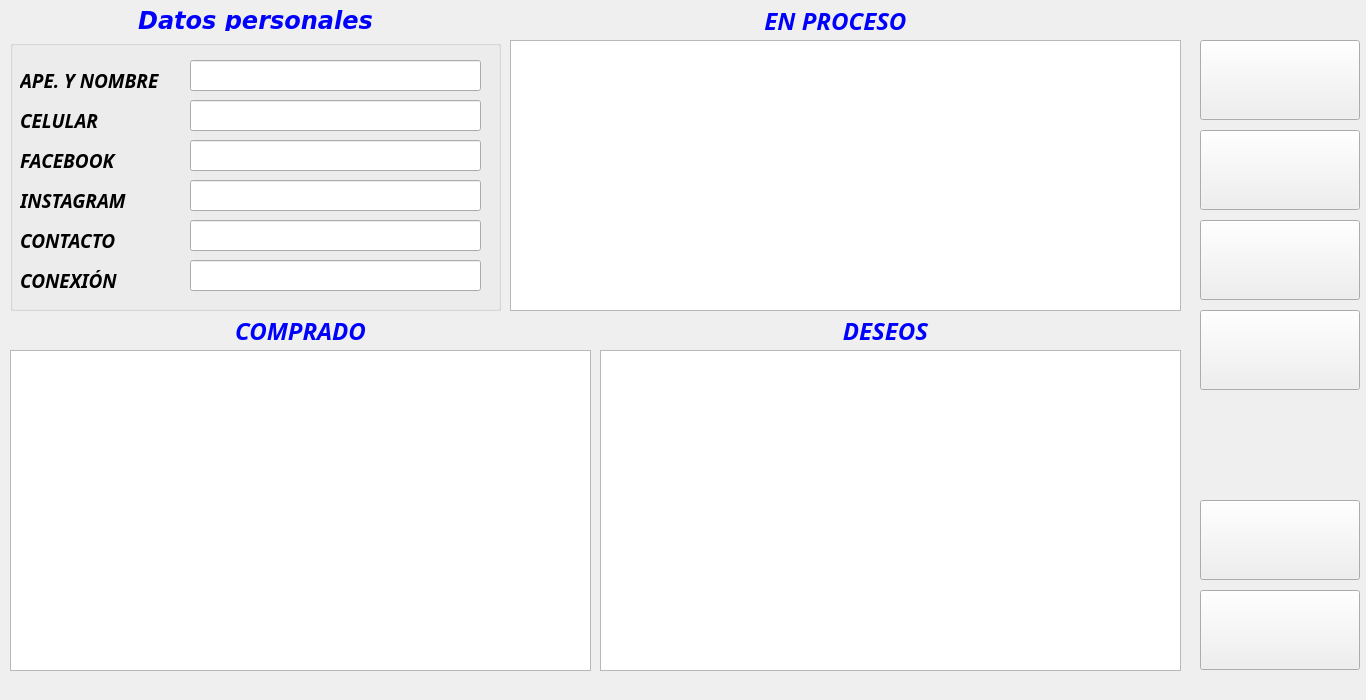
<?xml version="1.0" encoding="UTF-8"?>
<ui version="4.0">
 <class>Cliente_BD</class>
 <widget class="QMainWindow" name="Cliente_BD">
  <property name="geometry">
   <rect>
    <x>0</x>
    <y>0</y>
    <width>1366</width>
    <height>700</height>
   </rect>
  </property>
  <property name="font">
   <font>
    <family>Arial Black</family>
    <pointsize>14</pointsize>
    <weight>75</weight>
    <italic>true</italic>
    <bold>true</bold>
   </font>
  </property>
  <property name="windowTitle">
   <string>MainWindow</string>
  </property>
  <widget class="QWidget" name="centralwidget">
   <widget class="QLabel" name="label_7">
    <property name="geometry">
     <rect>
      <x>10</x>
      <y>320</y>
      <width>581</width>
      <height>21</height>
     </rect>
    </property>
    <property name="font">
     <font>
      <family>Candara</family>
      <pointsize>18</pointsize>
      <weight>75</weight>
      <bold>true</bold>
     </font>
    </property>
    <property name="styleSheet">
     <string notr="true">color: rgb(0, 0, 255);</string>
    </property>
    <property name="text">
     <string>COMPRADO</string>
    </property>
    <property name="alignment">
     <set>Qt::AlignCenter</set>
    </property>
   </widget>
   <widget class="QLabel" name="label_8">
    <property name="geometry">
     <rect>
      <x>500</x>
      <y>10</y>
      <width>671</width>
      <height>21</height>
     </rect>
    </property>
    <property name="font">
     <font>
      <family>Candara</family>
      <pointsize>18</pointsize>
      <weight>75</weight>
      <bold>true</bold>
     </font>
    </property>
    <property name="styleSheet">
     <string notr="true">color: rgb(0, 0, 255);</string>
    </property>
    <property name="text">
     <string>EN PROCESO</string>
    </property>
    <property name="alignment">
     <set>Qt::AlignCenter</set>
    </property>
   </widget>
   <widget class="QLabel" name="label_9">
    <property name="geometry">
     <rect>
      <x>600</x>
      <y>320</y>
      <width>571</width>
      <height>21</height>
     </rect>
    </property>
    <property name="font">
     <font>
      <family>Candara</family>
      <pointsize>18</pointsize>
      <weight>75</weight>
      <bold>true</bold>
     </font>
    </property>
    <property name="styleSheet">
     <string notr="true">color: rgb(0, 0, 255);</string>
    </property>
    <property name="text">
     <string>DESEOS</string>
    </property>
    <property name="alignment">
     <set>Qt::AlignCenter</set>
    </property>
   </widget>
   <widget class="QLabel" name="label_13">
    <property name="geometry">
     <rect>
      <x>10</x>
      <y>10</y>
      <width>491</width>
      <height>21</height>
     </rect>
    </property>
    <property name="font">
     <font>
      <family>DejaVu Sans</family>
      <pointsize>18</pointsize>
      <italic>true</italic>
     </font>
    </property>
    <property name="styleSheet">
     <string notr="true">color: rgb(0, 0, 255);</string>
    </property>
    <property name="text">
     <string>Datos personales</string>
    </property>
    <property name="alignment">
     <set>Qt::AlignCenter</set>
    </property>
   </widget>
   <widget class="QPushButton" name="push_Menu">
    <property name="geometry">
     <rect>
      <x>1200</x>
      <y>590</y>
      <width>160</width>
      <height>80</height>
     </rect>
    </property>
    <property name="font">
     <font>
      <family>Arial Black</family>
      <pointsize>16</pointsize>
      <weight>75</weight>
      <italic>true</italic>
      <bold>true</bold>
     </font>
    </property>
    <property name="text">
     <string/>
    </property>
    <property name="icon">
     <iconset>
      <normalon>../../icon/home.png</normalon>
     </iconset>
    </property>
    <property name="iconSize">
     <size>
      <width>60</width>
      <height>60</height>
     </size>
    </property>
   </widget>
   <widget class="QTextBrowser" name="text_Deseos">
    <property name="geometry">
     <rect>
      <x>600</x>
      <y>350</y>
      <width>581</width>
      <height>321</height>
     </rect>
    </property>
    <property name="font">
     <font>
      <family>Calibri</family>
      <weight>50</weight>
      <italic>false</italic>
      <bold>false</bold>
     </font>
    </property>
    <property name="html">
     <string>&lt;!DOCTYPE HTML PUBLIC &quot;-//W3C//DTD HTML 4.0//EN&quot; &quot;http://www.w3.org/TR/REC-html40/strict.dtd&quot;&gt;
&lt;html&gt;&lt;head&gt;&lt;meta name=&quot;qrichtext&quot; content=&quot;1&quot; /&gt;&lt;style type=&quot;text/css&quot;&gt;
p, li { white-space: pre-wrap; }
&lt;/style&gt;&lt;/head&gt;&lt;body style=&quot; font-family:'Calibri'; font-size:14pt; font-weight:400; font-style:normal;&quot;&gt;
&lt;p style=&quot;-qt-paragraph-type:empty; margin-top:0px; margin-bottom:0px; margin-left:0px; margin-right:0px; -qt-block-indent:0; text-indent:0px;&quot;&gt;&lt;br /&gt;&lt;/p&gt;&lt;/body&gt;&lt;/html&gt;</string>
    </property>
   </widget>
   <widget class="QTextBrowser" name="text_EnProceso">
    <property name="geometry">
     <rect>
      <x>510</x>
      <y>40</y>
      <width>671</width>
      <height>271</height>
     </rect>
    </property>
    <property name="font">
     <font>
      <family>Calibri</family>
      <weight>50</weight>
      <italic>false</italic>
      <bold>false</bold>
     </font>
    </property>
    <property name="html">
     <string>&lt;!DOCTYPE HTML PUBLIC &quot;-//W3C//DTD HTML 4.0//EN&quot; &quot;http://www.w3.org/TR/REC-html40/strict.dtd&quot;&gt;
&lt;html&gt;&lt;head&gt;&lt;meta name=&quot;qrichtext&quot; content=&quot;1&quot; /&gt;&lt;style type=&quot;text/css&quot;&gt;
p, li { white-space: pre-wrap; }
&lt;/style&gt;&lt;/head&gt;&lt;body style=&quot; font-family:'Calibri'; font-size:14pt; font-weight:400; font-style:normal;&quot;&gt;
&lt;p style=&quot;-qt-paragraph-type:empty; margin-top:0px; margin-bottom:0px; margin-left:0px; margin-right:0px; -qt-block-indent:0; text-indent:0px;&quot;&gt;&lt;br /&gt;&lt;/p&gt;
&lt;p style=&quot;-qt-paragraph-type:empty; margin-top:0px; margin-bottom:0px; margin-left:0px; margin-right:0px; -qt-block-indent:0; text-indent:0px;&quot;&gt;&lt;br /&gt;&lt;/p&gt;&lt;/body&gt;&lt;/html&gt;</string>
    </property>
   </widget>
   <widget class="QTextBrowser" name="text_Comprado">
    <property name="geometry">
     <rect>
      <x>10</x>
      <y>350</y>
      <width>581</width>
      <height>321</height>
     </rect>
    </property>
    <property name="font">
     <font>
      <family>Calibri</family>
      <weight>50</weight>
      <italic>false</italic>
      <bold>false</bold>
     </font>
    </property>
    <property name="html">
     <string>&lt;!DOCTYPE HTML PUBLIC &quot;-//W3C//DTD HTML 4.0//EN&quot; &quot;http://www.w3.org/TR/REC-html40/strict.dtd&quot;&gt;
&lt;html&gt;&lt;head&gt;&lt;meta name=&quot;qrichtext&quot; content=&quot;1&quot; /&gt;&lt;style type=&quot;text/css&quot;&gt;
p, li { white-space: pre-wrap; }
&lt;/style&gt;&lt;/head&gt;&lt;body style=&quot; font-family:'Calibri'; font-size:14pt; font-weight:400; font-style:normal;&quot;&gt;
&lt;p style=&quot;-qt-paragraph-type:empty; margin-top:0px; margin-bottom:0px; margin-left:0px; margin-right:0px; -qt-block-indent:0; text-indent:0px;&quot;&gt;&lt;br /&gt;&lt;/p&gt;&lt;/body&gt;&lt;/html&gt;</string>
    </property>
   </widget>
   <widget class="QPushButton" name="push_Ficha">
    <property name="geometry">
     <rect>
      <x>1200</x>
      <y>220</y>
      <width>160</width>
      <height>80</height>
     </rect>
    </property>
    <property name="font">
     <font>
      <family>Arial Black</family>
      <pointsize>16</pointsize>
      <weight>75</weight>
      <italic>true</italic>
      <bold>true</bold>
     </font>
    </property>
    <property name="text">
     <string/>
    </property>
    <property name="icon">
     <iconset>
      <normalon>../../icon/Ficha.png</normalon>
     </iconset>
    </property>
    <property name="iconSize">
     <size>
      <width>60</width>
      <height>60</height>
     </size>
    </property>
   </widget>
   <widget class="QPushButton" name="push_Buscar">
    <property name="geometry">
     <rect>
      <x>1200</x>
      <y>40</y>
      <width>160</width>
      <height>80</height>
     </rect>
    </property>
    <property name="font">
     <font>
      <family>Arial Black</family>
      <pointsize>16</pointsize>
      <weight>75</weight>
      <italic>true</italic>
      <bold>true</bold>
     </font>
    </property>
    <property name="text">
     <string/>
    </property>
    <property name="icon">
     <iconset>
      <normalon>../../icon/buscar persona.png</normalon>
     </iconset>
    </property>
    <property name="iconSize">
     <size>
      <width>60</width>
      <height>60</height>
     </size>
    </property>
   </widget>
   <widget class="QPushButton" name="push_Limpiar">
    <property name="geometry">
     <rect>
      <x>1200</x>
      <y>500</y>
      <width>160</width>
      <height>80</height>
     </rect>
    </property>
    <property name="font">
     <font>
      <family>Arial Black</family>
      <pointsize>16</pointsize>
      <weight>75</weight>
      <italic>true</italic>
      <bold>true</bold>
     </font>
    </property>
    <property name="text">
     <string/>
    </property>
    <property name="icon">
     <iconset>
      <normalon>../../icon/limpiararchivo2.png</normalon>
     </iconset>
    </property>
    <property name="iconSize">
     <size>
      <width>60</width>
      <height>60</height>
     </size>
    </property>
   </widget>
   <widget class="QPushButton" name="push_Nuevo">
    <property name="geometry">
     <rect>
      <x>1200</x>
      <y>130</y>
      <width>160</width>
      <height>80</height>
     </rect>
    </property>
    <property name="font">
     <font>
      <family>Arial Black</family>
      <pointsize>16</pointsize>
      <weight>75</weight>
      <italic>true</italic>
      <bold>true</bold>
     </font>
    </property>
    <property name="text">
     <string/>
    </property>
    <property name="icon">
     <iconset>
      <normalon>../../icon/agregar persona.png</normalon>
     </iconset>
    </property>
    <property name="iconSize">
     <size>
      <width>60</width>
      <height>60</height>
     </size>
    </property>
   </widget>
   <widget class="QGroupBox" name="groupBox">
    <property name="geometry">
     <rect>
      <x>10</x>
      <y>40</y>
      <width>491</width>
      <height>271</height>
     </rect>
    </property>
    <property name="title">
     <string/>
    </property>
    <widget class="QLineEdit" name="line_Contacto">
     <property name="geometry">
      <rect>
       <x>180</x>
       <y>180</y>
       <width>291</width>
       <height>31</height>
      </rect>
     </property>
     <property name="font">
      <font>
       <family>Calibri</family>
       <pointsize>12</pointsize>
       <weight>50</weight>
       <italic>false</italic>
       <bold>false</bold>
      </font>
     </property>
    </widget>
    <widget class="QLabel" name="label_3">
     <property name="geometry">
      <rect>
       <x>10</x>
       <y>70</y>
       <width>171</width>
       <height>21</height>
      </rect>
     </property>
     <property name="font">
      <font>
       <family>Javanese Text</family>
       <pointsize>14</pointsize>
       <weight>75</weight>
       <bold>true</bold>
      </font>
     </property>
     <property name="text">
      <string>CELULAR</string>
     </property>
    </widget>
    <widget class="QLineEdit" name="line_Insta">
     <property name="geometry">
      <rect>
       <x>180</x>
       <y>140</y>
       <width>291</width>
       <height>31</height>
      </rect>
     </property>
     <property name="font">
      <font>
       <family>Calibri</family>
       <pointsize>12</pointsize>
       <weight>50</weight>
       <italic>false</italic>
       <bold>false</bold>
      </font>
     </property>
    </widget>
    <widget class="QLabel" name="Label_2">
     <property name="geometry">
      <rect>
       <x>10</x>
       <y>30</y>
       <width>171</width>
       <height>21</height>
      </rect>
     </property>
     <property name="font">
      <font>
       <family>Javanese Text</family>
       <pointsize>14</pointsize>
       <weight>75</weight>
       <bold>true</bold>
      </font>
     </property>
     <property name="text">
      <string>APE. Y NOMBRE</string>
     </property>
    </widget>
    <widget class="QLineEdit" name="line_Facebook">
     <property name="geometry">
      <rect>
       <x>180</x>
       <y>100</y>
       <width>291</width>
       <height>31</height>
      </rect>
     </property>
     <property name="font">
      <font>
       <family>Calibri</family>
       <pointsize>12</pointsize>
       <weight>50</weight>
       <italic>false</italic>
       <bold>false</bold>
      </font>
     </property>
    </widget>
    <widget class="QLineEdit" name="line_Celular">
     <property name="geometry">
      <rect>
       <x>180</x>
       <y>60</y>
       <width>291</width>
       <height>31</height>
      </rect>
     </property>
     <property name="font">
      <font>
       <family>Calibri</family>
       <pointsize>12</pointsize>
       <weight>50</weight>
       <italic>false</italic>
       <bold>false</bold>
      </font>
     </property>
    </widget>
    <widget class="QLineEdit" name="line_Ape_Nomb">
     <property name="geometry">
      <rect>
       <x>180</x>
       <y>20</y>
       <width>291</width>
       <height>31</height>
      </rect>
     </property>
     <property name="font">
      <font>
       <family>Calibri</family>
       <pointsize>12</pointsize>
       <weight>50</weight>
       <italic>false</italic>
       <bold>false</bold>
      </font>
     </property>
    </widget>
    <widget class="QLabel" name="label_11">
     <property name="geometry">
      <rect>
       <x>10</x>
       <y>110</y>
       <width>171</width>
       <height>20</height>
      </rect>
     </property>
     <property name="font">
      <font>
       <family>Javanese Text</family>
       <pointsize>14</pointsize>
       <weight>75</weight>
       <bold>true</bold>
      </font>
     </property>
     <property name="text">
      <string>FACEBOOK</string>
     </property>
    </widget>
    <widget class="QLabel" name="label_12">
     <property name="geometry">
      <rect>
       <x>10</x>
       <y>150</y>
       <width>171</width>
       <height>21</height>
      </rect>
     </property>
     <property name="font">
      <font>
       <family>Javanese Text</family>
       <pointsize>14</pointsize>
       <weight>75</weight>
       <bold>true</bold>
      </font>
     </property>
     <property name="text">
      <string>INSTAGRAM</string>
     </property>
    </widget>
    <widget class="QLabel" name="label_10">
     <property name="geometry">
      <rect>
       <x>10</x>
       <y>190</y>
       <width>171</width>
       <height>20</height>
      </rect>
     </property>
     <property name="font">
      <font>
       <family>Javanese Text</family>
       <pointsize>14</pointsize>
       <weight>75</weight>
       <bold>true</bold>
      </font>
     </property>
     <property name="text">
      <string>CONTACTO</string>
     </property>
    </widget>
    <widget class="QLineEdit" name="line_Conexion">
     <property name="geometry">
      <rect>
       <x>180</x>
       <y>220</y>
       <width>291</width>
       <height>31</height>
      </rect>
     </property>
     <property name="font">
      <font>
       <family>Calibri</family>
       <pointsize>12</pointsize>
       <weight>50</weight>
       <italic>false</italic>
       <bold>false</bold>
      </font>
     </property>
    </widget>
    <widget class="QLabel" name="label_4">
     <property name="geometry">
      <rect>
       <x>10</x>
       <y>230</y>
       <width>171</width>
       <height>21</height>
      </rect>
     </property>
     <property name="font">
      <font>
       <family>Javanese Text</family>
       <pointsize>14</pointsize>
       <weight>75</weight>
       <bold>true</bold>
      </font>
     </property>
     <property name="text">
      <string>CONEXIÓN</string>
     </property>
    </widget>
   </widget>
   <widget class="QPushButton" name="push_Importar_Contactos">
    <property name="geometry">
     <rect>
      <x>1200</x>
      <y>310</y>
      <width>160</width>
      <height>80</height>
     </rect>
    </property>
    <property name="font">
     <font>
      <family>Arial Black</family>
      <pointsize>16</pointsize>
      <weight>75</weight>
      <italic>true</italic>
      <bold>true</bold>
     </font>
    </property>
    <property name="text">
     <string/>
    </property>
    <property name="icon">
     <iconset>
      <normalon>../../icon/CSV.png</normalon>
     </iconset>
    </property>
    <property name="iconSize">
     <size>
      <width>60</width>
      <height>60</height>
     </size>
    </property>
   </widget>
   <zorder>label_7</zorder>
   <zorder>label_8</zorder>
   <zorder>label_9</zorder>
   <zorder>push_Menu</zorder>
   <zorder>text_Deseos</zorder>
   <zorder>text_EnProceso</zorder>
   <zorder>text_Comprado</zorder>
   <zorder>push_Ficha</zorder>
   <zorder>push_Buscar</zorder>
   <zorder>push_Limpiar</zorder>
   <zorder>push_Nuevo</zorder>
   <zorder>groupBox</zorder>
   <zorder>label_13</zorder>
   <zorder>push_Importar_Contactos</zorder>
  </widget>
 </widget>
 <tabstops>
  <tabstop>line_Ape_Nomb</tabstop>
  <tabstop>line_Celular</tabstop>
  <tabstop>line_Facebook</tabstop>
  <tabstop>line_Insta</tabstop>
  <tabstop>line_Contacto</tabstop>
  <tabstop>line_Conexion</tabstop>
  <tabstop>push_Buscar</tabstop>
  <tabstop>push_Nuevo</tabstop>
  <tabstop>push_Ficha</tabstop>
  <tabstop>push_Importar_Contactos</tabstop>
  <tabstop>push_Limpiar</tabstop>
  <tabstop>push_Menu</tabstop>
  <tabstop>text_EnProceso</tabstop>
  <tabstop>text_Comprado</tabstop>
  <tabstop>text_Deseos</tabstop>
 </tabstops>
 <resources/>
 <connections/>
</ui>
